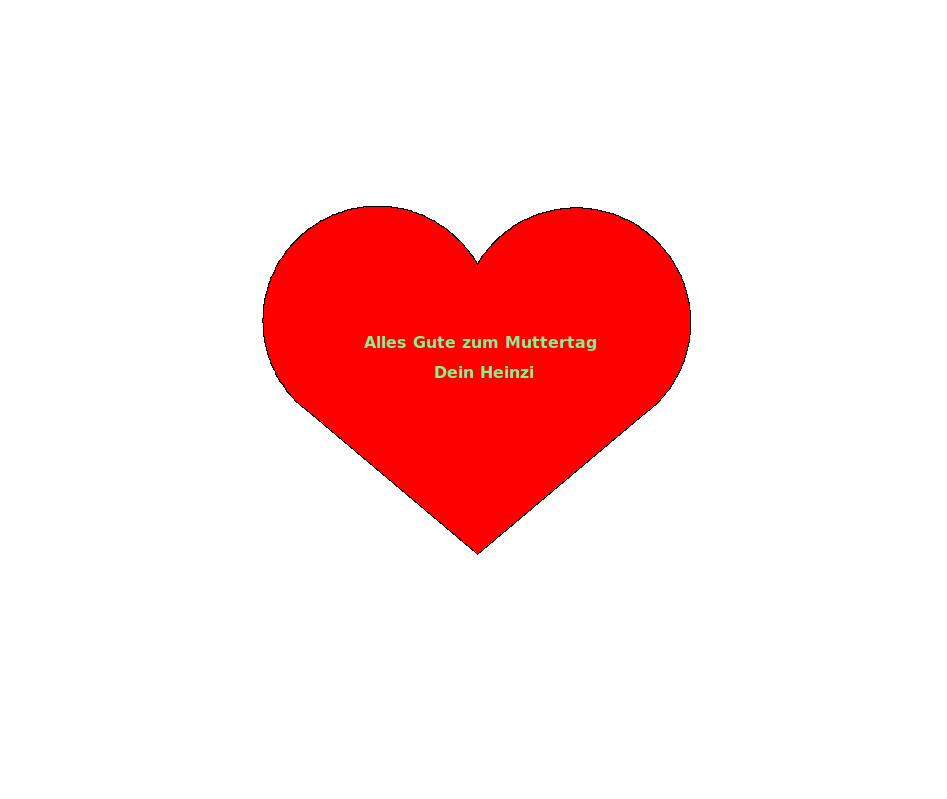

The Python source for this figure:
import turtle
pen = turtle.Turtle()
  
def kurve():
    for i in range(200):
        pen.right(1)
        pen.forward(2)
  
def herz():
    pen.fillcolor('red')
    pen.begin_fill()
    pen.left(140)
    pen.forward(225)
    kurve()
    pen.left(120)
    kurve()
    pen.forward(224)
    pen.end_fill()
  
def text():
    pen.color('lightgreen')

    pen.up()
    pen.setpos(-110, 50)
    pen.down()
    pen.write("Alles Gute zum Muttertag", font=("Verdana", 12, "bold"))

    pen.up()
    pen.setpos(-40, 20)
    pen.down()
    pen.write("Dein Heinzi", font=("Verdana", 12, "bold"))

pen.up() 
pen.setpos(0, -150)
pen.down()

herz()
text()
pen.ht()
turtle.Screen().exitonclick()
